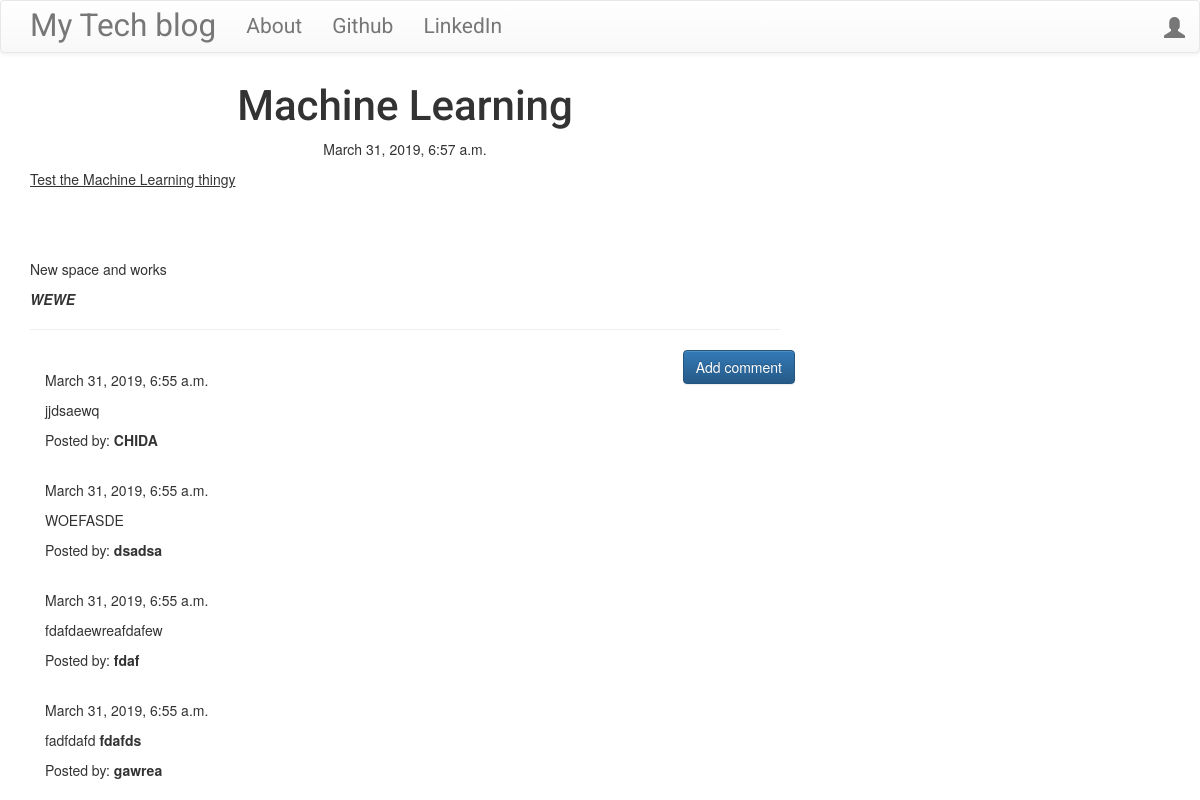
Screenshot of /post/2 with the database file from the repository.
### blog/models.py (models this page shows, shortened)
class Post(models.Model):
    author = models.ForeignKey('auth.User')
    title = models.CharField(max_length=200)
    text = models.TextField()
    created_date = models.DateTimeField(default = timezone.now())
    published_date = models.DateTimeField(blank=True, null = True)

class Comment(models.Model):
    post = models.ForeignKey('blog.Post', related_name='comments')
    author = models.CharField(max_length=200)
    text = models.TextField()
    created_date = models.DateTimeField(default=timezone.now())
    approved_comment = models.BooleanField(default=False)

### blog/views.py (the view)
# urls.py: url(r'^post/(?P<pk>\d+)$',views.PostDetailView.as_view(),name='post_detail'),
class PostDetailView(DetailView):
    model = Post

### blog/templates/blog/post_detail.html (shortened to what this page needs)
{% extends 'blog/base.html' %}
{% block content %}
        <h1 class='posttitle loader'>{{ post.title }}</h1>
        {% if post.published_date %}
            <div class="date postdate">
                {{ post.published_date }}
            </div>
        {% else %}
            <a class="btn btn-default" href="{% url 'post_publish' pk=post.pk %}">Publish</a>
        {% endif %}
      <p class='postcontent' >{{ post.text|safe|linebreaksbr }}</p>
  <hr>
  <a class="btn btn-primary btn-comment" href="{% url 'add_comment_to_post' pk=post.pk %}">Add comment</a>
  <div class="container">
  {% for comment in post.comments.all %}
  <br>
      {% if user.is_authenticated or comment.approved_comment %}
              {{ comment.created_date }}
          <p>{{ comment.text|safe|linebreaks }}</p>
          <p>Posted by: <strong>{{ comment.author }}</strong></p>
      {% endif %}
  {% empty %}
      <p>No comments posted.</p>
  {% endfor %}
</div>
{% endblock %}

### blog/templates/blog/base.html (shortened to what this page needs)
{% load staticfiles %}
<html>
    <head>
        <link rel="stylesheet" href="https://maxcdn.bootstrapcdn.com/bootstrap/3.3.7/css/bootstrap.min.css">
        <link rel="stylesheet" href="https://maxcdn.bootstrapcdn.com/bootstrap/3.3.7/css/bootstrap-theme.min.css">
        <link rel="stylesheet" href="//cdn.jsdelivr.net/npm/medium-editor@latest/dist/css/medium-editor.min.css" type="text/css" media="screen" charset="utf-8">
        <link rel="stylesheet" href="{%static 'css/blog.css'%}">
    </head>
    <body class='loader'>
        <nav class="navbar navbar-default techfont custom-navbar">
          <div class="container">
            <ul class="nav navbar-nav">
              <li><a class='navbar-brand bigbrand' href="{% url 'post_list' %}">My Tech blog</a></li>
              <li><a href="{% url 'about'%}">About</a></li>
              <li><a href="https://www.github.com">Github</a></li>
              <li><a href="https://www.linkedin.com">LinkedIn</a></li>
            </ul>
            <ul class="nav navbar-nav navbar-right">
              {% if user.is_authenticated %}
              <li>
                <a href="{% url 'post_new' %}" >New Post</a>
              </li>
              <li>
                <a href="{% url 'post_draft_list' %}">Drafts</a>
              </li>
              <li>
                <a href="{% url 'logout' %}" >Log out</a>
              </li>
              <li>
                <a >Welcome: {{ user.username }}</a>
              </li>
                {% else %}
                <li><a class='nav navbar-right' href="{% url 'login' %}" ><span class="glyphicon glyphicon-user"></span></a></li>
              {% endif %}
            </ul>
        </div>
      </nav>
              <div class="content container">
                  <div class="row">
                      <div class="col-md-8">
                        <div class="blog_posts">
                          {% block content %}
                          {% endblock %}
                        </div>
                      </div>
                  </div>
              </div>
      </body>
      </html>

### blog/static/css/blog.css (style rules this page uses)
.techfont { font-family: 'Roboto', sans-serif; font-size: 1.5em; margin-bottom: 10px; }
.postdate { text-align: center; }
.posttitle { font-family: 'Roboto', sans-serif; font-size: 3em; text-align: center; }
.postcontent { font-family: 'Raleway'; font-size: 1.5em; }
.btn-comment { position: absolute; right: 0px; }
.bigbrand { font-size: 1.5em; }
.loader { filter:hue-rotate(0deg); color: linear-gradient(45deg,#0f8,#08f); animation:hue 5000ms infinite linear; }

### rows the page displays
Post: title "Machine Learning", published_date "March 31, 2019, 6:57 a.m.", text "Test the Machine Learning thingy New space and works WEWE"
Comment: created_date "March 31, 2019, 6:55 a.m.", text "jjdsaewq", author "CHIDA"
Comment: created_date "March 31, 2019, 6:55 a.m.", text "WOEFASDE", author "dsadsa"
Comment: created_date "March 31, 2019, 6:55 a.m.", text "fdafdaewreafdafew", author "fdaf"
Comment: created_date "March 31, 2019, 6:55 a.m.", text "fadfdafd fdafds", author "gawrea"
